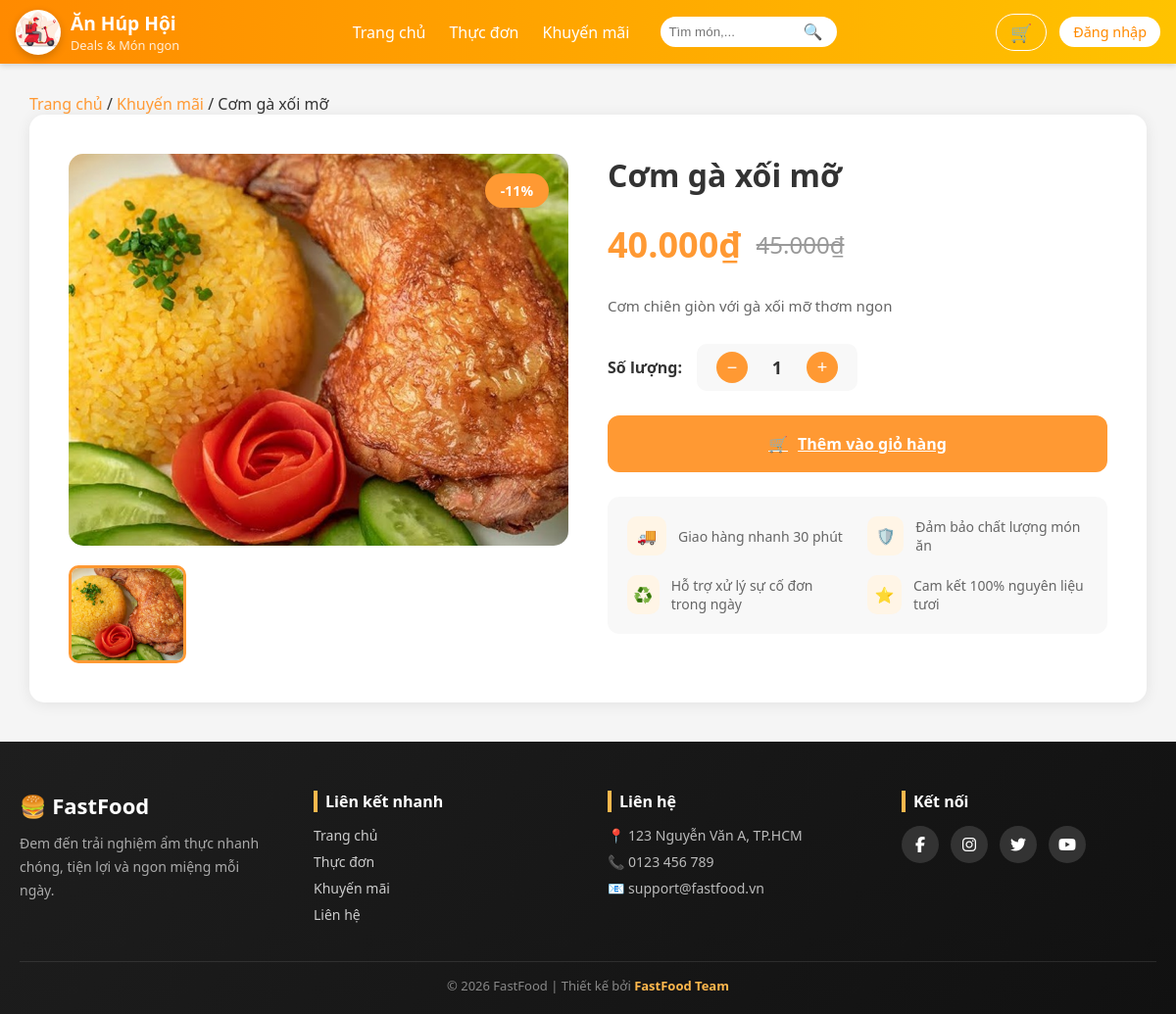
The page /pages/chitietmonan.php?mamon=1 on the database its author committed.
### tables this page shows
CREATE TABLE Monan (
  Mamon INT AUTO_INCREMENT PRIMARY KEY,
  Tenmon VARCHAR(100) NOT NULL,
  Giaban DECIMAL(10,2) NOT NULL,
  Giagoc DECIMAL(10,2) NOT NULL,
  Noidung VARCHAR(500),
  Anh VARCHAR(255),
  Maloai INT,
  FOREIGN KEY (Maloai) REFERENCES Loaimonan(Maloai)
);

### functions/functions.php (called while the page is built, shortened)
<?php
if (!function_exists('resolveImagePath')) {
	function resolveImagePath($path, $default = '/assets/img/default-food.jpg') {
		$p = trim((string)$path);
		$knownPrefixes = ['assets/', 'uploads/', 'images/'];
		foreach ($knownPrefixes as $pre) {
			if (stripos($p, $pre) === 0) return '/' . $p;
		}
		return '/assets/img/' . ltrim($p, '/');
	}
}
?>

### pages/chitietmonan.php (the view, shortened to what this page needs)
<?php
require_once __DIR__ . '/../database/db.php';
require_once __DIR__ . '/../functions/functions.php';
$mamon = isset($_GET['mamon']) ? intval($_GET['mamon']) : 0;
$product = null;
$images = [];
$discountPercent = null;
$originalPrice = null;
if ($mamon > 0) {
    $sql = "SELECT Mamon, Tenmon, Giaban, Anh, Noidung, COALESCE(Giagoc, 0) AS Giagoc
            FROM Monan
            WHERE Mamon = ?
            LIMIT 1";
    if ($stmt = $conn->prepare($sql)) {
        $stmt->bind_param('i', $mamon);
        $stmt->execute();
        $res = $stmt->get_result();
        if ($res && $res->num_rows > 0) {
            $product = $res->fetch_assoc();
            if (!empty($product['Anh'])) {
                if (strpos($product['Anh'], '|') !== false) {
                    $images = array_filter(array_map('trim', explode('|', $product['Anh'])));
                } else {
                    $images = [trim($product['Anh'])];
                }
            }
            $originalPrice = !empty($product['Giagoc']) ? floatval($product['Giagoc']) : 0;
            $currentPrice  = floatval($product['Giaban']);
            if ($originalPrice > 0 && $originalPrice > $currentPrice) {
                $discountPercent = round((($originalPrice - $currentPrice) / $originalPrice) * 100);
            }
        }
    }
}
$currentUrl = $_SERVER['REQUEST_URI'] ?? '/index.php';
?>
<!DOCTYPE html>
<html lang="vi">
<head>
    <link rel="stylesheet" href="/assets/css/chitietmonan.css">
</head>
<body>
    <?php include __DIR__ . '/../includes/header.php'; ?>
    <div class="container">
        <div class="breadcrumb">
            <?php if ($product && !empty($originalPrice) && $originalPrice > floatval($product['Giaban'])): ?>
                <a href="../index.php">Trang chủ</a> / <a href="deals.php">Khuyến mãi</a> /
            <?php else: ?>
                <a href="../index.php">Trang chủ</a> / <a href="thucdon.php">Thực Đơn</a> /
            <?php endif; ?>
            <?php if ($product): ?>
              <span><?php echo htmlspecialchars($product['Tenmon']); ?></span>
            <?php endif; ?>
        </div>
        <div class="product-card">
        <div class="product-content">
            <div class="gallery">
                <div class="main-image">
                    <?php if ($product && !empty($images)): ?>
                        <img id="mainImage"
                             src="<?php echo htmlspecialchars(resolveImagePath($images[0])); ?>"
                             alt="<?php echo htmlspecialchars($product['Tenmon']); ?>">
                    <?php else: ?>
                        <img id="mainImage"
                             src="/assets/img/default-food.jpg"
                             alt="Sản phẩm">
                    <?php endif; ?>
                    <?php if ($discountPercent !== null): ?>
                        <div class="discount-badge">-<?php echo $discountPercent; ?>%</div>
                    <?php endif; ?>
                </div>
                <div class="thumbnails">
                    <?php if (!empty($images)): ?>
                        <?php foreach ($images as $idx => $img): ?>
                            <div class="thumbnail <?php echo $idx === 0 ? 'active' : ''; ?>" data-index="<?php echo $idx; ?>">
                                <img src="<?php echo htmlspecialchars(resolveImagePath($img)); ?>" alt="Thumb <?php echo $idx+1; ?>">
                            </div>
                        <?php endforeach; ?>
                    <?php else: ?>
                        <div class="thumbnail active" data-index="0">
                            <img src="/assets/img/default-food.jpg" alt="Thumb 1">
                        </div>
                    <?php endif; ?>
                </div>
            </div>
            <div class="product-info">
                <h1 class="product-title">
                    <?php echo $product ? htmlspecialchars($product['Tenmon']) : 'Sản phẩm'; ?>
                </h1>
                <div class="price-section">
                    <span class="current-price">
                      <?php echo $product ? number_format(floatval($product['Giaban']),0,',','.').'₫' : ''; ?>
                    </span>
                    <?php if ($product && !empty($originalPrice) && $originalPrice > floatval($product['Giaban'])): ?>
                        <span class="original-price">
                          <?php echo number_format($originalPrice,0,',','.'); ?>₫
                        </span>
                    <?php endif; ?>
                </div>
                <p class="description">
                    <?php echo $product ? nl2br(htmlspecialchars($product['Noidung'])) : 'Mô tả sản phẩm chưa có.'; ?>
                </p>
                <div class="quantity-selector">
                    <div class="quantity-label">Số lượng:</div>
                    <div class="quantity-controls">
                        <button class="quantity-btn" id="decreaseBtn">−</button>
                        <span class="quantity-value" id="quantityValue">1</span>
                        <button class="quantity-btn" id="increaseBtn">+</button>
                    </div>
                </div>
                <div class="action-buttons">
                    <?php if ($product): ?>
                        <a class="add-to-cart-btn"
                           href="/pages/cart.php?add=<?php echo intval($mamon); ?>&return_url=<?php echo urlencode($currentUrl); ?>"
                           data-base-href="/pages/cart.php?add=<?php echo intval($mamon); ?>&return_url=<?php echo urlencode($currentUrl); ?>">
                            <span>🛒</span>
                            <span>Thêm vào giỏ hàng</span>
                        </a>
                    <?php endif; ?>
                </div>
                <div class="features">
                    <div class="feature">
                        <div class="feature-icon">🚚</div>
                        <div class="feature-text">Giao hàng nhanh 30 phút</div>
                    </div>
                    <div class="feature">
                        <div class="feature-icon">🛡️</div>
                        <div class="feature-text">Đảm bảo chất lượng món ăn</div>
                    </div>
                    <div class="feature">
                        <div class="feature-icon">♻️</div>
                        <div class="feature-text">Hỗ trợ xử lý sự cố đơn trong ngày</div>
                    </div>
                    <div class="feature">
                        <div class="feature-icon">⭐</div>
                        <div class="feature-text">Cam kết 100% nguyên liệu tươi</div>
                    </div>
                </div>
            </div>
        </div>
        </div>
    </div>
    <?php include __DIR__ . '/../includes/footer.php'; ?>
</body>
</html>

### assets/css/chitietmonan.css (style rules this page uses)
* { margin: 0; padding: 0; box-sizing: border-box; }
body { font-family: 'Segoe UI', Tahoma, Geneva, Verdana, sans-serif; background: #f5f5f5; min-height: 100vh; }
.container { max-width: 1400px; margin: 30px auto; padding: 0 30px; }
.breadcrumb a { color: #ff9933; text-decoration: none; }
.product-card { background: white; border-radius: 15px; overflow: hidden; box-shadow: 0 2px 15px rgba(0,0,0,0.08); }
.product-content { display: grid; grid-template-columns: 1fr 1fr; gap: 40px; padding: 40px; }
.gallery { display: flex; flex-direction: column; gap: 20px; }
.main-image { width: 100%; height: 400px; border-radius: 15px; overflow: hidden; position: relative; }
.main-image img { width: 100%; height: 100%; object-fit: cover; transition: transform 0.3s; }
.discount-badge { position: absolute; top: 20px; right: 20px; background: #ff9933; color: white; padding: 8px 16px; border-radius: 25px; font-weight: bold; font-size: 14px; }
.thumbnails { display: grid; grid-template-columns: repeat(4, 1fr); gap: 10px; }
.thumbnail { height: 100px; border-radius: 10px; overflow: hidden; cursor: pointer; border: 3px solid transparent; transition: all 0.3s; }
.thumbnail.active { border-color: #ff9933; }
.thumbnail img { width: 100%; height: 100%; object-fit: cover; }
.product-info { display: flex; flex-direction: column; gap: 25px; }
.product-title { font-size: 32px; font-weight: bold; color: #333; }
.price-section { display: flex; align-items: center; gap: 15px; }
.current-price { font-size: 36px; font-weight: bold; color: #ff9933; }
.original-price { font-size: 24px; color: #999; text-decoration: line-through; }
.description { color: #666; line-height: 1.8; font-size: 15px; }
.quantity-selector { display: flex; align-items: center; gap: 15px; }
.quantity-label { font-weight: 600; color: #333; }
.quantity-controls { display: flex; align-items: center; gap: 15px; background: #f8f8f8; padding: 8px 20px; border-radius: 10px; }
.quantity-btn { width: 32px; height: 32px; border: none; background: #ff9933; color: white; border-radius: 50%; cursor: pointer; font-size: 18px; display: flex; align-items: center; justify-content: center; transition: all 0.3s; }
.quantity-value { font-size: 18px; font-weight: bold; min-width: 30px; text-align: center; }
.action-buttons { display: flex; gap: 15px; }
.add-to-cart-btn { flex: 1; padding: 18px; background: #ff9933; color: white; border: none; border-radius: 12px; font-size: 16px; font-weight: bold; cursor: pointer; display: flex; align-items: center; justify-content: center; gap: 10px; transition: all 0.3s; }
.features { display: grid; grid-template-columns: repeat(2, 1fr); gap: 20px; padding: 20px; background: #f8f8f8; border-radius: 12px; }
.feature { display: flex; align-items: center; gap: 12px; }
.feature-icon { width: 40px; height: 40px; background: #fff5e6; border-radius: 10px; display: flex; align-items: center; justify-content: center; color: #ff9933; }
.feature-text { font-size: 14px; color: #666; }

### assets/css/header.css (style rules this page uses)
* { box-sizing: border-box; margin: 0; padding: 0; }
body { font-family: "Segoe UI", Roboto, Arial, sans-serif; color: #333; }

### rows shown on the page
monan: Tenmon "Cơm gà xối mỡ", Anh (picture), Giaban "40.000", Noidung "Cơm chiên giòn với gà xối mỡ thơm ngon"

### other values the page prints
$discountPercent "11"
$originalPrice "45.000"
